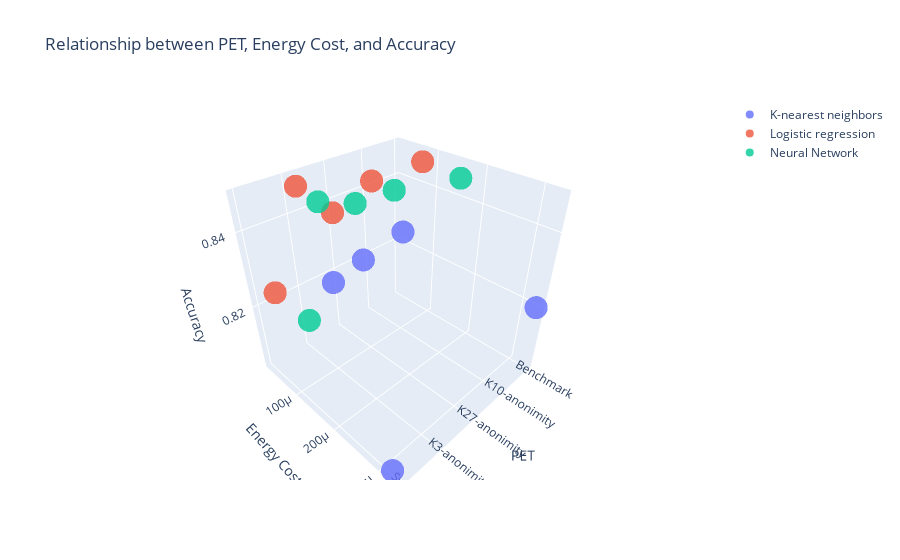

Here is the notebook cell this chart was saved with:
### Markdown cell above
***Experts:*** **Figure 14** This scatter plot provides a visual comparison of the energy cost and accuracy of three different machine learning algorithms - Logistic Regression, Neural Network, and K-Nearest Neighbors - when combined with various Privacy Enhancement Techniques (PETs).
The x-axis represents the accuracy of the algorithms, while the y-axis represents the total energy cost. Each point on the graph corresponds to a specific combination of a machine learning algorithm and a PET. The color of the points indicates the algorithm used (Logistic Regression, Neural Network, or K-Nearest Neighbors), and the shape of the points represents the PET used (Benchmark, Synthetic data, K3-anonimity, K10-anonimity, or K27-anonimity).
By comparing these points, we can identify which combinations of algorithms and PETs provide the best balance between energy efficiency and prediction accuracy. This graph provides a comprehensive overview of the performance of different machine learning algorithms with various PETs, in terms of both energy cost and accuracy.

***Layman:*** This chart shows how different ways that computers can learn from data perform when we add different privacy techniques. These techniques help protect the data being used. The bottom axis shows how often the computer gets the answer right, and the side axis shows how much computer power it takes to run the method. Each point on the chart is a combination of a learning method and a privacy technique. By looking at the chart, we can see which combinations are more accurate and use less power, helping us choose the best way for the computer to learn from the data.

### Code cell
# Assuming Data_log, Data_knn, Data_nn are your dataframes

# Concatenate your dataframes
frames = [Data_log, Data_knn, Data_nn]
df = pd.concat(frames)

# Group by the PET and Algorithm to find the sum of Energy and mean of Accuracy
df_grouped = df.groupby(['PET', 'Algorithm']).agg({'Energy':'sum', 'Accuracy':'mean'}).reset_index()

# Extract unique PET types and ML algorithms
PET_types = df_grouped['PET'].unique()
algorithms = df_grouped['Algorithm'].unique()

# Initialize data list
data = []

# For each ML algorithm, create a Scatter3d trace
for algorithm in algorithms:
    df_filtered = df_grouped[df_grouped['Algorithm'] == algorithm]
    x_values = df_filtered['PET'].values  # PET values
    y_values = df_filtered['Energy'].values * 10**-6  # Scale the energy values
    z_values = df_filtered['Accuracy'].values  # Accuracy values

    data.append(go.Scatter3d(
        x=x_values,
        y=y_values,
        z=z_values,
        mode='markers',  # Use markers to represent the data points
        marker=dict(
            size=8,  # Set the size of the markers
            opacity=0.8,  # Set the opacity of the markers
        ),
        name=algorithm,  # Name of the ML algorithm
        hovertemplate=
        '<b>%{x}</b><br><b>' + algorithm + '</b><br>' +
        '<b>Energycost</b>: %{y}<br>' +
        '<b>Accuracy</b>: %{z}<br>'
    ))


# Define the layout
layout = go.Layout(
    scene=dict(
        xaxis=dict(title='PET'),  # Set the title of the x-axis
        yaxis=dict(title='Energy Cost'),  # Set the title of the y-axis
        zaxis=dict(title='Accuracy'),  # Set the title of the z-axis
    ),
    showlegend=True,  # Show the legend
    title='Relationship between PET, Energy Cost, and Accuracy',  # Set the title of the chart
)

# Create the figure
fig = go.Figure(data=data, layout=layout)

# Show the figure
fig.show()

### Figure 1 — Plotly figure (JSON) as saved in the notebook; plotly's stock layout.template omitted (floating-point values rounded to 4 significant figures)
{"data": [{"hovertemplate": "<b>%{x}</b><br><b>K-nearest neighbors</b><br><b>Energycost</b>: %{y}<br><b>Accuracy</b>: %{z}<br>", "marker": {"opacity": 0.8, "size": 8}, "mode": "markers", "name": "K-nearest neighbors", "type": "scatter3d", "x": ["Benchmark", "K10-anonimity", "K27-anonimity", "K3-anonimity", "Synthetic data"], "y": [0.0003295, 0.0001041, 8.975e-05, 0.00011, 0.000317], "z": [0.82, 0.8321, 0.828, 0.8283, 0.802]}, {"hovertemplate": "<b>%{x}</b><br><b>Logistic regression</b><br><b>Energycost</b>: %{y}<br><b>Accuracy</b>: %{z}<br>", "marker": {"opacity": 0.8, "size": 8}, "mode": "markers", "name": "Logistic regression", "type": "scatter3d", "x": ["Benchmark", "K10-anonimity", "K27-anonimity", "K3-anonimity", "Synthetic data"], "y": [7.371e-05, 2.849e-05, 1.606e-05, 4.015e-05, 7.191e-05], "z": [0.8459, 0.8422, 0.8368, 0.8481, 0.8285]}, {"hovertemplate": "<b>%{x}</b><br><b>Neural Network</b><br><b>Energycost</b>: %{y}<br><b>Accuracy</b>: %{z}<br>", "marker": {"opacity": 0.8, "size": 8}, "mode": "markers", "name": "Neural Network", "type": "scatter3d", "x": ["Benchmark", "K10-anonimity", "K27-anonimity", "K3-anonimity", "Synthetic data"], "y": [0.0001576, 8.365e-05, 7.719e-05, 9.194e-05, 0.0001559], "z": [0.8451, 0.8422, 0.8422, 0.847, 0.8279]}], "layout": {"scene": {"xaxis": {"title": {"text": "PET"}}, "yaxis": {"title": {"text": "Energy Cost"}}, "zaxis": {"title": {"text": "Accuracy"}}}, "showlegend": true, "title": {"text": "Relationship between PET, Energy Cost, and Accuracy"}}}
